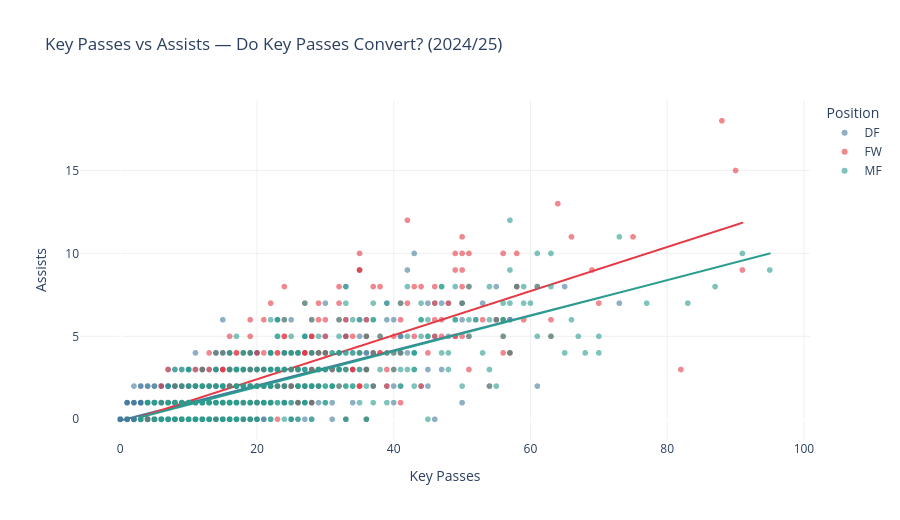

Source (notebook cell):
### Code cell
# 6.5 Key Passes vs Assists
fig = px.scatter(outfield_df, x='key_passes', y='assists', color='primary_position',
                 color_discrete_map=POSITION_COLORS,
                 hover_data=['player_name', 'club', 'league', 'key_passes', 'assists'],
                 trendline='ols', title='Key Passes vs Assists — Do Key Passes Convert? (2024/25)',
                 labels={'key_passes': 'Key Passes', 'assists': 'Assists',
                         'primary_position': 'Position'}, opacity=0.6)
fig.update_layout(height=520, plot_bgcolor='white',
                  xaxis=dict(showgrid=True, gridcolor='#f0f0f0'),
                  yaxis=dict(showgrid=True, gridcolor='#f0f0f0'), legend_title='Position')
fig.show()

### Figure 1 — Plotly figure (JSON) as saved in the notebook; plotly's stock layout.template omitted (floating-point values rounded to 4 significant figures; data arrays with more than 128 entries replaced by an {"elided": "..."} marker saying what was removed)
{"data": [{"customdata": {"elided": "617x3 str values"}, "hovertemplate": "Position=DF<br>Key Passes=%{x}<br>Assists=%{y}<br>player_name=%{customdata[0]}<br>club=%{customdata[1]}<br>league=%{customdata[2]}<extra></extra>", "legendgroup": "DF", "marker": {"color": "#457b9d", "opacity": 0.6, "symbol": "circle"}, "mode": "markers", "name": "DF", "showlegend": true, "type": "scattergl", "x": {"elided": "617 int values"}, "xaxis": "x", "y": {"elided": "617 int values"}, "yaxis": "y"}, {"hovertemplate": "<b>OLS trendline</b><br>assists = 0.105703 * key_passes + -0.0767153<br>R<sup>2</sup>=0.555420<br><br>Position=DF<br>Key Passes=%{x}<br>Assists=%{y} <b>(trend)</b><extra></extra>", "legendgroup": "DF", "marker": {"color": "#457b9d", "symbol": "circle"}, "mode": "lines", "name": "DF", "showlegend": false, "type": "scattergl", "x": {"elided": "617 int values"}, "xaxis": "x", "y": {"elided": "617 float values"}, "yaxis": "y"}, {"customdata": {"elided": "346x3 str values"}, "hovertemplate": "Position=FW<br>Key Passes=%{x}<br>Assists=%{y}<br>player_name=%{customdata[0]}<br>club=%{customdata[1]}<br>league=%{customdata[2]}<extra></extra>", "legendgroup": "FW", "marker": {"color": "#e63946", "opacity": 0.6, "symbol": "circle"}, "mode": "markers", "name": "FW", "showlegend": true, "type": "scattergl", "x": {"elided": "346 int values"}, "xaxis": "x", "y": {"elided": "346 int values"}, "yaxis": "y"}, {"hovertemplate": "<b>OLS trendline</b><br>assists = 0.132907 * key_passes + -0.246823<br>R<sup>2</sup>=0.577551<br><br>Position=FW<br>Key Passes=%{x}<br>Assists=%{y} <b>(trend)</b><extra></extra>", "legendgroup": "FW", "marker": {"color": "#e63946", "symbol": "circle"}, "mode": "lines", "name": "FW", "showlegend": false, "type": "scattergl", "x": {"elided": "346 int values"}, "xaxis": "x", "y": {"elided": "346 float values"}, "yaxis": "y"}, {"customdata": {"elided": "494x3 str values"}, "hovertemplate": "Position=MF<br>Key Passes=%{x}<br>Assists=%{y}<br>player_name=%{customdata[0]}<br>club=%{customdata[1]}<br>league=%{customdata[2]}<extra></extra>", "legendgroup": "MF", "marker": {"color": "#2a9d8f", "opacity": 0.6, "symbol": "circle"}, "mode": "markers", "name": "MF", "showlegend": true, "type": "scattergl", "x": {"elided": "494 int values"}, "xaxis": "x", "y": {"elided": "494 int values"}, "yaxis": "y"}, {"hovertemplate": "<b>OLS trendline</b><br>assists = 0.107299 * key_passes + -0.195922<br>R<sup>2</sup>=0.571320<br><br>Position=MF<br>Key Passes=%{x}<br>Assists=%{y} <b>(trend)</b><extra></extra>", "legendgroup": "MF", "marker": {"color": "#2a9d8f", "symbol": "circle"}, "mode": "lines", "name": "MF", "showlegend": false, "type": "scattergl", "x": {"elided": "494 int values"}, "xaxis": "x", "y": {"elided": "494 float values"}, "yaxis": "y"}], "layout": {"height": 520, "legend": {"title": {"text": "Position"}, "tracegroupgap": 0}, "plot_bgcolor": "white", "title": {"text": "Key Passes vs Assists — Do Key Passes Convert? (2024/25)"}, "xaxis": {"anchor": "y", "domain": [0, 1], "gridcolor": "#f0f0f0", "showgrid": true, "title": {"text": "Key Passes"}}, "yaxis": {"anchor": "x", "domain": [0, 1], "gridcolor": "#f0f0f0", "showgrid": true, "title": {"text": "Assists"}}}}
